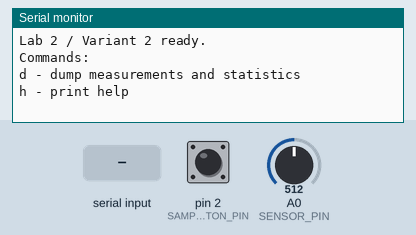
Recording of a sketch running on a simulated Arduino Uno, built with avr-gcc and run on an emulated ATmega328P. Shown: the last lines printed to the serial monitor. The test bench sets the inputs (shaded band); at power-on: pin 2 (SAMPLE_BUTTON_PIN) HIGH, A0 (SENSOR_PIN) = 512.

Above: at 1.2 s.
1.3 s: pin 2 (SAMPLE_BUTTON_PIN) pulled LOW for 0.15 s
At 2.0 s:
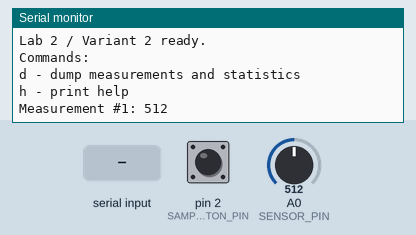
2.9 s: "d" received over Serial
At 3.4 s:
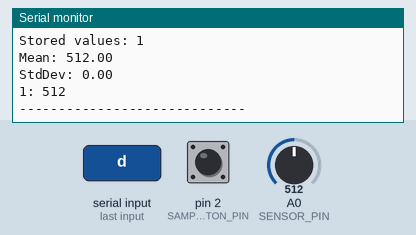
4.4 s: pin 2 (SAMPLE_BUTTON_PIN) pulled LOW for 1 s
At 5.5 s:
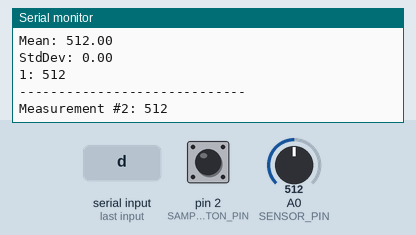
6.9 s: "D" received over Serial
At 7.9 s:
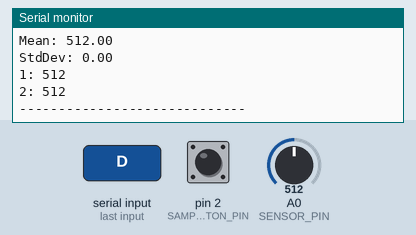

The sketch:

sketch.ino
```cpp
#include <Arduino.h>
#include <math.h>

const uint8_t SENSOR_PIN = A0;
const uint8_t SAMPLE_BUTTON_PIN = 2;

const uint8_t BUFFER_SIZE = 10;
const unsigned long DEBOUNCE_DELAY_MS = 50;

uint16_t measurements[BUFFER_SIZE];
uint8_t bufferHead = 0;
uint8_t storedCount = 0;
unsigned long measurementCounter = 0;

bool lastButtonReading = HIGH;
bool stableButtonState = HIGH;
unsigned long lastDebounceTime = 0;

float currentAverage = 0.0f;
float currentStdDeviation = 0.0f;

void recalculateStatistics() {
  if (storedCount == 0) {
    currentAverage = 0.0f;
    currentStdDeviation = 0.0f;
    return;
  }

  float sum = 0.0f;
  for (uint8_t i = 0; i < storedCount; i++) {
    sum += measurements[i];
  }
  currentAverage = sum / storedCount;

  float varianceAccumulator = 0.0f;
  for (uint8_t i = 0; i < storedCount; i++) {
    float diff = measurements[i] - currentAverage;
    varianceAccumulator += diff * diff;
  }
  currentStdDeviation = sqrt(varianceAccumulator / storedCount);
}

void storeMeasurement(uint16_t value) {
  measurements[bufferHead] = value;
  bufferHead = (bufferHead + 1) % BUFFER_SIZE;

  if (storedCount < BUFFER_SIZE) {
    storedCount++;
  }

  measurementCounter++;
  recalculateStatistics();
}

uint8_t oldestIndex() {
  if (storedCount < BUFFER_SIZE) {
    return 0;
  }

  return bufferHead;
}

void printMeasurements() {
  Serial.println(F("----- Measurements dump -----"));
  Serial.print(F("Stored values: "));
  Serial.println(storedCount);
  Serial.print(F("Mean: "));
  Serial.println(currentAverage, 2);
  Serial.print(F("StdDev: "));
  Serial.println(currentStdDeviation, 2);

  if (storedCount == 0) {
    Serial.println(F("Buffer is empty."));
    Serial.println(F("-----------------------------"));
    return;
  }

  uint8_t start = oldestIndex();
  for (uint8_t i = 0; i < storedCount; i++) {
    uint8_t idx = (start + i) % BUFFER_SIZE;
    Serial.print(i + 1);
    Serial.print(F(": "));
    Serial.println(measurements[idx]);
  }

  Serial.println(F("-----------------------------"));
}

void printHelp() {
  Serial.println(F("Commands:"));
  Serial.println(F("d - dump measurements and statistics"));
  Serial.println(F("h - print help"));
}

void handleSerialCommands() {
  while (Serial.available() > 0) {
    char command = static_cast<char>(Serial.read());

    if (command == 'd' || command == 'D') {
      printMeasurements();
    } else if (command == 'h' || command == 'H') {
      printHelp();
    }
  }
}

void handleSampleButton() {
  bool reading = digitalRead(SAMPLE_BUTTON_PIN);

  if (reading != lastButtonReading) {
    lastDebounceTime = millis();
    lastButtonReading = reading;
  }

  if ((millis() - lastDebounceTime) > DEBOUNCE_DELAY_MS && reading != stableButtonState) {
    stableButtonState = reading;

    if (stableButtonState == LOW) {
      uint16_t measurement = analogRead(SENSOR_PIN);
      storeMeasurement(measurement);

      Serial.print(F("Measurement #"));
      Serial.print(measurementCounter);
      Serial.print(F(": "));
      Serial.println(measurement);
    }
  }
}

void setup() {
  pinMode(SAMPLE_BUTTON_PIN, INPUT_PULLUP);
  Serial.begin(9600);

  Serial.println(F("Lab 2 / Variant 2 ready."));
  printHelp();
}

void loop() {
  handleSampleButton();
  handleSerialCommands();
}
```

Measured:
- after the input at 1.3 s, the serial monitor: prints a new line after 0.05 s (image 1)
- after the input at 2.9 s, the serial monitor: prints a new line at once (image 2)
- after the input at 4.4 s, the serial monitor: prints a new line after 0.05 s (image 3)
- after the input at 6.9 s, the serial monitor: prints a new line at once (image 4)
